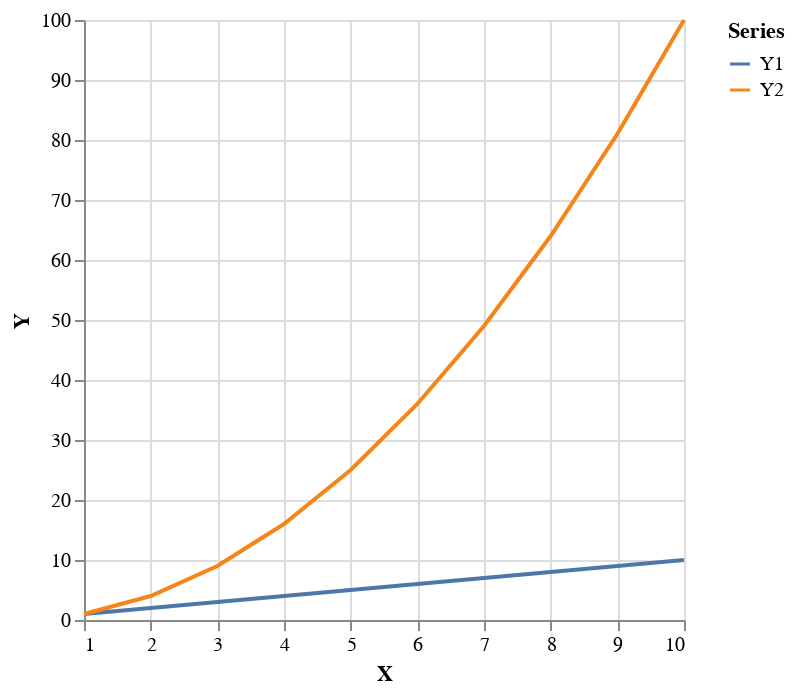

This figure's notebook cell:
### Code cell
import altair as alt
import pandas as pd

# Create a DataFrame
df = pd.DataFrame(
    {
        "X": [1, 2, 3, 4, 5, 6, 7, 8, 9, 10],
        "Y1": [1, 2, 3, 4, 5, 6, 7, 8, 9, 10],
        "Y2": [1, 4, 9, 16, 25, 36, 49, 64, 81, 100],
    }
)

# Melt DataFrame
df = df.melt("X", var_name="Series", value_name="Y")

# Make the line chart
chart = alt.Chart(df).mark_line().encode(x="X:Q", y="Y:Q", color="Series:N")

chart

### Figure 1 — Vega-Lite specification as saved in the notebook (floating-point values rounded to 4 significant figures)
{"config": {"view": {"continuousWidth": 300, "continuousHeight": 300}}, "data": {"name": "data-0c52ccf7a025af45fc95df0b406ea228"}, "mark": {"type": "line"}, "encoding": {"color": {"field": "Series", "type": "nominal"}, "x": {"field": "X", "type": "quantitative"}, "y": {"field": "Y", "type": "quantitative"}}, "$schema": "https://vega.github.io/schema/vega-lite/v5.8.0.json", "datasets": {"data-0c52ccf7a025af45fc95df0b406ea228": [{"X": 1, "Series": "Y1", "Y": 1}, {"X": 2, "Series": "Y1", "Y": 2}, {"X": 3, "Series": "Y1", "Y": 3}, {"X": 4, "Series": "Y1", "Y": 4}, {"X": 5, "Series": "Y1", "Y": 5}, {"X": 6, "Series": "Y1", "Y": 6}, {"X": 7, "Series": "Y1", "Y": 7}, {"X": 8, "Series": "Y1", "Y": 8}, {"X": 9, "Series": "Y1", "Y": 9}, {"X": 10, "Series": "Y1", "Y": 10}, {"X": 1, "Series": "Y2", "Y": 1}, {"X": 2, "Series": "Y2", "Y": 4}, {"X": 3, "Series": "Y2", "Y": 9}, {"X": 4, "Series": "Y2", "Y": 16}, {"X": 5, "Series": "Y2", "Y": 25}, {"X": 6, "Series": "Y2", "Y": 36}, {"X": 7, "Series": "Y2", "Y": 49}, {"X": 8, "Series": "Y2", "Y": 64}, {"X": 9, "Series": "Y2", "Y": 81}, {"X": 10, "Series": "Y2", "Y": 100}]}}
